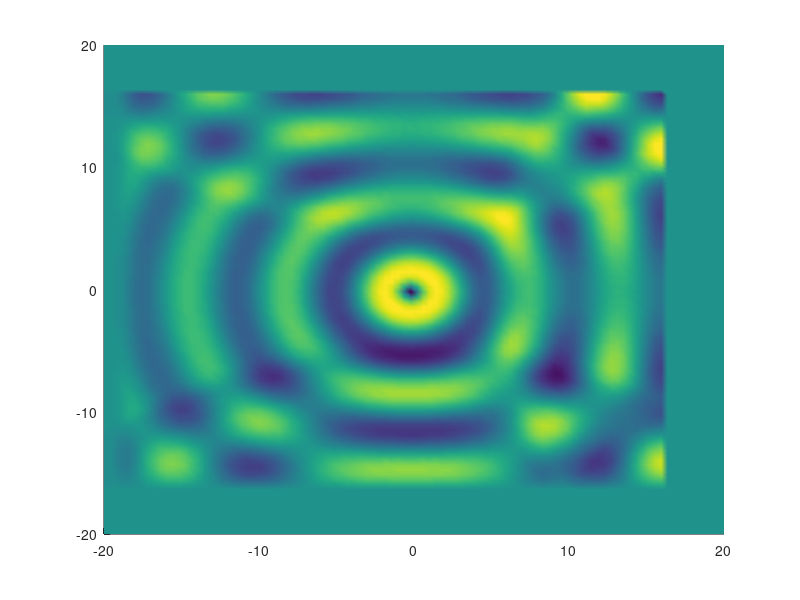

The MATLAB source for this figure:
function fdtd01

xmin=-20.0;
xmax=20.0;
Nx=100;

ymin=-20.0;
ymax=20.0;
Ny=100;

nsteps=100;
w=1.0;

% PML
Nc=10;
m=3.5;


%filename='mode.dat';
% -----------------------

Dx=(xmax-xmin)/(Nx-1);
x=(xmin:Dx:xmax);
Dy=(ymax-ymin)/(Ny-1);
y=(ymin:Dy:ymax);

N1x=Nc;
N2x=Nx-Nc+1;
N1y=Nc;
N2y=Ny-Nc+1;

Hx=zeros(Ny,Nx);
Hy=zeros(Ny,Nx);
Ez=zeros(Ny,Nx);

eps=ones(Ny,Nx);

%eps(:,find(abs(x)<2.5))=1.5;

surf(x,y,eps),view(2); shading interp;
%pause

Dt=1.0/sqrt(1.0/Dx^2+1.0/Dy^2);

eps1=eps(Ny/2,N1x+1);
smax=0.8*(m+1)/(Dx*sqrt(eps1));
d=x(N1x)-x(1);
s1m=smax*((d-x(1:N1x)+x(1))/d).^m;
s1ms=s1m/eps1;
a1=1.0./(1+Dt*s1m/2);
b1=1-Dt*s1m/2;
p1=1.0./(1+Dt*s1m/(2*eps1));
q1=1-Dt*s1m/(2*eps1);

N3y=N2y-N1y-1;
E1zx=zeros(N3y,N1x);
E1zy=zeros(N3y,N1x);

%plot(x(1:N1x),[s1m;s1ms]);
%pause;

for n=1:nsteps
    Ez(Ny/2,Nx/2)=sin(w*n*Dt);
    
    Hx(N1y+1:N2y-1,N1x+1:N2x-1)=Hx(N1y+1:N2y-1,N1x+1:N2x-1)-(Dt/Dy)*(Ez(N1y+1:N2y-1,N1x+1:N2x-1)-Ez(N1y:N2y-2,N1x+1:N2x-1));
    Hy(N1y+1:N2y-1,N1x+1:N2x-1)=Hy(N1y+1:N2y-1,N1x+1:N2x-1)+(Dt/Dx)*(Ez(N1y+1:N2y-1,N1x+1:N2x-1)-Ez(N1y+1:N2y-1,N1x:N2x-2)); 
    Ez(N1y+1:N2y-1,N1x+1:N2x-1)=Ez(N1y+1:N2y-1,N1x+1:N2x-1)+ ( (Dt/Dx)*(Hy(N1y+1:N2y-1,N1x+2:N2x)-Hy(N1y+1:N2y-1,N1x+1:N2x-1)) - (Dt/Dy)*(Hx(N1y+2:N2y,N1x+1:N2x-1)-Hx(N1y+1:N2y-1,N1x+1:N2x-1)) )./eps(N1y+1:N2y-1,N1x+1:N2x-1);
    
    % left boundary 
    Hx(N1y+1:N2y-1,1:N1x) = Hx(N1y+1:N2y-1,1:N1x) -(Dt/Dy)*(Ez(N1y+1:N2y-1,1:N1x)-Ez(N1y:N2y-2,1:N1x));
    Hy(N1y+1:N2y-1,2:N1x) = a1(2:N1x).*( b1(2:N1x).*Hy(N1y+1:N2y-1,2:N1x) + (Dt/Dx)*( Ez(N1y+1:N2y-1,2:N1x)- Ez(N1y+1:N2y-1,1:N1x-1))  );
    
    size(p1)
    size(q1)
    size(E1zx(1:N3y,1:N1x))
    
    E1zx(1:N3y,1:N1x)= p1(:)'.*( q1(:)'.*E1zx(1:N3y,1:N1x) + (Dt/(Dx*eps1))*(Hy(N1y+1:N2y-1,2:N1x+1)-Hy(N1y+1:N2y-1,1:N1x) ) );
    E1zy(1:N3y,1:N1x)= E1zy(1:N3y,1:N1x) - (Dt/(Dy*eps1))*(Hx(N1y+2:N2y,1:N1x)-Hx(N1y+1:N2y-1,1:N1x) );
    Ez(N1y+1:N2y-1,1:N1x)=E1zx(1:N3y,1:N1x)+E1zy(1:N3y,1:N1x);
    
    
    surf(x,y,Ez), view(2);  shading interp;
    caxis([-.3,.3]);
    disp(n);
    pause(0.1);
end

